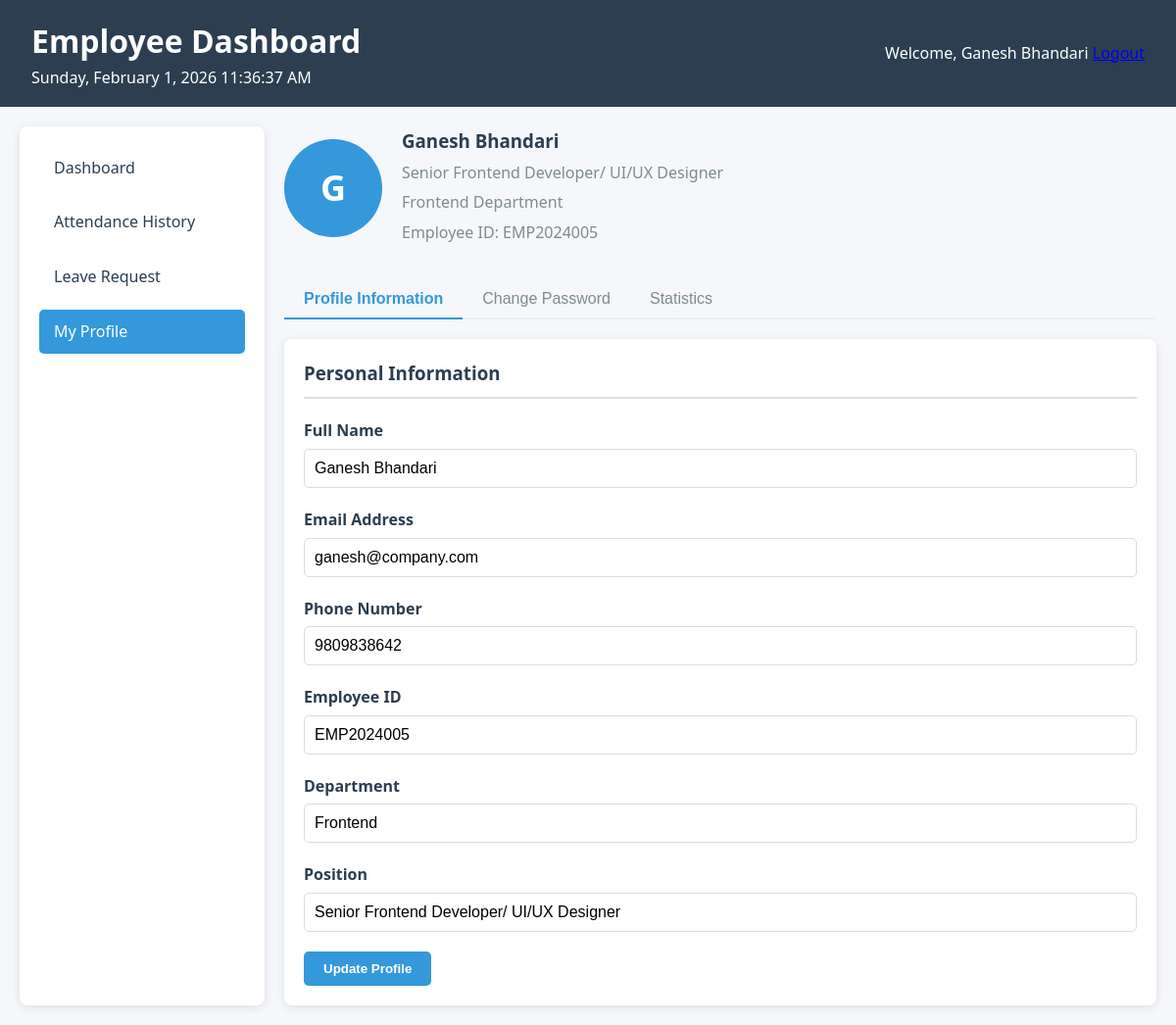
The app's page /employee/profile.php (signed in) with its own data.
### tables this page shows
CREATE TABLE `employees` (
  `id` int(11) NOT NULL,
  `employee_id` varchar(20) NOT NULL,
  `name` varchar(100) NOT NULL,
  `email` varchar(100) NOT NULL,
  `phone` varchar(15) DEFAULT NULL,
  `department` varchar(50) DEFAULT NULL,
  `position` varchar(50) DEFAULT NULL,
  `password` varchar(255) NOT NULL,
  `created_at` timestamp NOT NULL DEFAULT current_timestamp(),
  `status` enum('active','inactive') DEFAULT 'active'
);

### employee/profile.php (the view, shortened to what this page needs)
<?php
require_once '../includes/functions.php';
$employee_id = $_SESSION['employee_id'];
$query = "SELECT * FROM employees WHERE id = ?";
$stmt = mysqli_prepare($conn, $query);
mysqli_stmt_bind_param($stmt, "i", $employee_id);
mysqli_stmt_execute($stmt);
$result = mysqli_stmt_get_result($stmt);
$employee = mysqli_fetch_assoc($result);
?>
<!DOCTYPE html>
<html lang="en">
<head>
    <link rel="stylesheet" href="../assets/css/style.css">
</head>
<body>
    <?php include 'header.php'; ?>
    <div class="container">
        <div class="dashboard-grid">
            <?php include 'sidebar.php'; ?>
            <main class="main-content">
                <div class="profile-header">
                    <div class="profile-avatar">
                        <?php echo strtoupper(substr($employee['name'], 0, 1)); ?>
                    </div>
                    <div class="profile-info">
                        <h3><?php echo $employee['name']; ?></h3>
                        <p><?php echo $employee['position']; ?></p>
                        <p><?php echo $employee['department']; ?> Department</p>
                        <p>Employee ID: <?php echo $employee['employee_id']; ?></p>
                    </div>
                </div>
                <div class="tab-container">
                    <div class="tab-nav">
                        <button class="tab-link active" onclick="openTab(event, 'profile')">Profile Information</button>
                        <button class="tab-link" onclick="openTab(event, 'password')">Change Password</button>
                        <button class="tab-link" onclick="openTab(event, 'statistics')">Statistics</button>
                    </div>
                    <div id="profile" class="tab-content active">
                        <div class="card">
                            <h3>Personal Information</h3>
                            <form method="POST" action="">
                                <div class="form-row">
                                    <div class="form-group">
                                        <label>Full Name</label>
                                        <input type="text" name="name" value="<?php echo $employee['name']; ?>" required>
                                    </div>
                                    <div class="form-group">
                                        <label>Email Address</label>
                                        <input type="email" name="email" value="<?php echo $employee['email']; ?>" required>
                                    </div>
                                </div>
                                <div class="form-row">
                                    <div class="form-group">
                                        <label>Phone Number</label>
                                        <input type="text" name="phone" value="<?php echo $employee['phone']; ?>">
                                    </div>
                                    <div class="form-group">
                                        <label>Employee ID</label>
                                        <input type="text" value="<?php echo $employee['employee_id']; ?>" readonly class="readonly">
                                    </div>
                                </div>
                                <div class="form-row">
                                    <div class="form-group">
                                        <label>Department</label>
                                        <input type="text" value="<?php echo $employee['department']; ?>" readonly class="readonly">
                                    </div>
                                    <div class="form-group">
                                        <label>Position</label>
                                        <input type="text" value="<?php echo $employee['position']; ?>" readonly class="readonly">
                                    </div>
                                </div>
                                <div class="form-actions">
                                    <button type="submit" name="update_profile" class="btn btn-primary">
                                        Update Profile
                                    </button>
                                </div>
                            </form>
                        </div>
                    </div>
                </div>
            </main>
        </div>
    </div>
</body>
</html>

### assets/css/style.css (style rules this page uses)
* { margin: 0; padding: 0; box-sizing: border-box; }
:root { --primary-color: #2c3e50; --secondary-color: #3498db; --success-color: #27ae60; --warning-color: #f39c12; --danger-color: #e74c3c; --info-color: #3498db; --light-bg: #f8f9fa; --dark-text: #2c3e50; --border-color: #ddd; }
body { font-family: 'Segoe UI', Tahoma, Geneva, Verdana, sans-serif; line-height: 1.6; color: var(--dark-text); background-color: #f5f7fa; }
.container { display: flex; flex-direction: column; min-height: 100vh; }
.dashboard-grid { display: grid; grid-template-columns: 250px 1fr; gap: 20px; padding: 20px; flex: 1; }
.card { background: white; border-radius: 8px; padding: 20px; box-shadow: 0 2px 10px rgba(0,0,0,0.1); }
.card h3 { color: var(--primary-color); margin-bottom: 20px; padding-bottom: 10px; border-bottom: 2px solid var(--border-color); }
.btn { display: inline-block; padding: 10px 20px; border: none; border-radius: 5px; cursor: pointer; text-decoration: none; font-weight: 600; transition: all 0.3s; }
.btn-primary { background: var(--secondary-color); color: white; }
.form-group { margin-bottom: 20px; }
.form-group label { display: block; margin-bottom: 5px; font-weight: 600; }
.form-group input, .form-group select, .form-group textarea { width: 100%; padding: 10px; border: 1px solid var(--border-color); border-radius: 5px; font-size: 16px; }

### employee/profile.php (style rules this page uses)
.profile-header { display: flex; align-items: center; gap: 20px; margin-bottom: 30px; }
.profile-avatar { width: 100px; height: 100px; border-radius: 50%; background: #3498db; color: white; display: flex; align-items: center; justify-content: center; font-size: 36px; font-weight: bold; }
.profile-info h3 { margin-bottom: 5px; color: #2c3e50; }
.profile-info p { color: #7f8c8d; margin-bottom: 5px; }
.tab-container { margin-top: 30px; }
.tab-nav { display: flex; border-bottom: 2px solid #ecf0f1; margin-bottom: 20px; }
.tab-link { padding: 10px 20px; cursor: pointer; border: none; background: none; font-size: 16px; color: #7f8c8d; border-bottom: 2px solid transparent; margin-bottom: -2px; }
.tab-link.active { color: #3498db; border-bottom: 2px solid #3498db; font-weight: 600; }
.tab-content { display: none; }
.tab-content.active { display: block; }

### records on screen
employees: name "G", name "Ganesh Bhandari", position "Senior Frontend Developer/ UI/UX Designer", department "Frontend", employee "EMP2024005", email "ganesh@company.com", phone "9809838642"

### other values on screen
$_SESSION['employee_name'] "Ganesh Bhandari"
